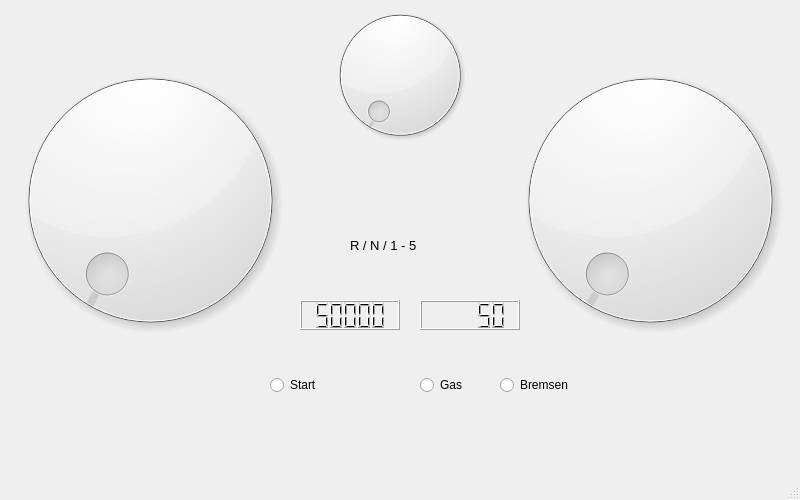
<?xml version="1.0" encoding="UTF-8"?>
<ui version="4.0">
 <class>MainWindow</class>
 <widget class="QMainWindow" name="MainWindow">
  <property name="geometry">
   <rect>
    <x>0</x>
    <y>0</y>
    <width>800</width>
    <height>500</height>
   </rect>
  </property>
  <property name="windowTitle">
   <string>MainWindow</string>
  </property>
  <widget class="QWidget" name="centralwidget">
   <widget class="QDial" name="dial">
    <property name="geometry">
     <rect>
      <x>0</x>
      <y>50</y>
      <width>300</width>
      <height>300</height>
     </rect>
    </property>
   </widget>
   <widget class="QDial" name="dial_2">
    <property name="geometry">
     <rect>
      <x>500</x>
      <y>50</y>
      <width>300</width>
      <height>300</height>
     </rect>
    </property>
   </widget>
   <widget class="QDial" name="dial_3">
    <property name="geometry">
     <rect>
      <x>325</x>
      <y>0</y>
      <width>150</width>
      <height>150</height>
     </rect>
    </property>
   </widget>
   <widget class="QLCDNumber" name="lcdNumber">
    <property name="geometry">
     <rect>
      <x>300</x>
      <y>300</y>
      <width>100</width>
      <height>30</height>
     </rect>
    </property>
    <property name="value" stdset="0">
     <double>50000.000000000000000</double>
    </property>
   </widget>
   <widget class="QLCDNumber" name="lcdNumber_2">
    <property name="geometry">
     <rect>
      <x>420</x>
      <y>300</y>
      <width>100</width>
      <height>30</height>
     </rect>
    </property>
    <property name="value" stdset="0">
     <double>50.000000000000000</double>
    </property>
   </widget>
   <widget class="QLabel" name="label">
    <property name="geometry">
     <rect>
      <x>350</x>
      <y>230</y>
      <width>100</width>
      <height>30</height>
     </rect>
    </property>
    <property name="font">
     <font>
      <pointsize>10</pointsize>
     </font>
    </property>
    <property name="text">
     <string>R / N / 1 - 5</string>
    </property>
   </widget>
   <widget class="QRadioButton" name="radioButton">
    <property name="geometry">
     <rect>
      <x>270</x>
      <y>370</y>
      <width>80</width>
      <height>30</height>
     </rect>
    </property>
    <property name="text">
     <string>Start</string>
    </property>
   </widget>
   <widget class="QRadioButton" name="radioButton_2">
    <property name="geometry">
     <rect>
      <x>420</x>
      <y>370</y>
      <width>80</width>
      <height>30</height>
     </rect>
    </property>
    <property name="text">
     <string>Gas</string>
    </property>
   </widget>
   <widget class="QRadioButton" name="radioButton_3">
    <property name="geometry">
     <rect>
      <x>500</x>
      <y>370</y>
      <width>80</width>
      <height>30</height>
     </rect>
    </property>
    <property name="text">
     <string>Bremsen</string>
    </property>
   </widget>
  </widget>
  <widget class="QMenuBar" name="menubar">
   <property name="geometry">
    <rect>
     <x>0</x>
     <y>0</y>
     <width>800</width>
     <height>25</height>
    </rect>
   </property>
  </widget>
  <widget class="QStatusBar" name="statusbar"/>
 </widget>
 <resources/>
 <connections/>
</ui>
